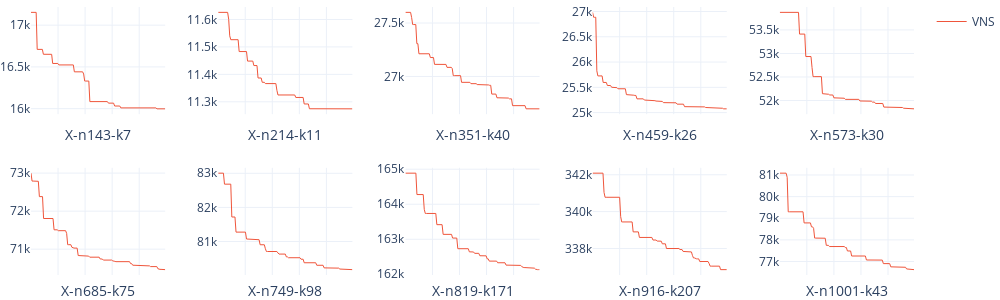

Notebook source saved alongside this figure:
### Code cell
print("Large-scale instances:")
keys = [key for key in VRP_KEYS if key.startswith("X-")]
n = 5
fig = make_subplots(rows=2, cols=n, horizontal_spacing=0.06, vertical_spacing=0.2)
for i, key in enumerate(keys):
    vns = create_scatter(irl_vns_2_df[key], 'VNS', "#EF553B", i==0)
    fig.append_trace(vns, row=i//n+1, col=i%n+1)
    fig['layout'][f'xaxis{i+1}'].update(title=key.split(".evrp")[0])
fig.update_layout(height=300, width=100*len(keys))
fig.update_traces(line_width=1, marker_size=2)
fig.update_layout(template='plotly_white', margin=dict(l=0, r=0, t=0, b=0, pad=0, autoexpand=True))
fig.update_xaxes(showgrid=True, showticklabels=False, showline=False, zeroline=False)
fig.show()

### Figure 1 — Plotly figure (JSON) as saved in the notebook; plotly's stock layout.template omitted (floating-point values rounded to 4 significant figures; data arrays with more than 128 entries replaced by an {"elided": "..."} marker saying what was removed)
{"data": [{"legendgroup": "VNS", "line": {"color": "#EF553B", "width": 1}, "marker": {"size": 2}, "mode": "lines", "name": "VNS", "showlegend": true, "type": "scatter", "x": {"elided": "131 float values"}, "xaxis": "x", "y": {"elided": "131 float values"}, "yaxis": "y"}, {"legendgroup": "VNS", "line": {"color": "#EF553B", "width": 1}, "marker": {"size": 2}, "mode": "lines", "name": "VNS", "showlegend": false, "type": "scatter", "x": {"elided": "129 float values"}, "xaxis": "x2", "y": {"elided": "129 float values"}, "yaxis": "y2"}, {"legendgroup": "VNS", "line": {"color": "#EF553B", "width": 1}, "marker": {"size": 2}, "mode": "lines", "name": "VNS", "showlegend": false, "type": "scatter", "x": {"elided": "130 float values"}, "xaxis": "x3", "y": {"elided": "130 float values"}, "yaxis": "y3"}, {"legendgroup": "VNS", "line": {"color": "#EF553B", "width": 1}, "marker": {"size": 2}, "mode": "lines", "name": "VNS", "showlegend": false, "type": "scatter", "x": [0, 0.007812, 0.01562, 0.02344, 0.03125, 0.03906, 0.04688, 0.05469, 0.0625, 0.07031, 0.07812, 0.08594, 0.09375, 0.1016, 0.1094, 0.1172, 0.125, 0.1328, 0.1406, 0.1484, 0.1562, 0.1641, 0.1719, 0.1797, 0.1875, 0.1953, 0.2031, 0.2109, 0.2188, 0.2266, 0.2344, 0.2422, 0.25, 0.2578, 0.2656, 0.2734, 0.2812, 0.2891, 0.2969, 0.3047, 0.3125, 0.3203, 0.3281, 0.3359, 0.3438, 0.3516, 0.3594, 0.3672, 0.375, 0.3828, 0.3906, 0.3984, 0.4062, 0.4141, 0.4219, 0.4297, 0.4375, 0.4453, 0.4531, 0.4609, 0.4688, 0.4766, 0.4844, 0.4922, 0.5, 0.5078, 0.5156, 0.5234, 0.5312, 0.5391, 0.5469, 0.5547, 0.5625, 0.5703, 0.5781, 0.5859, 0.5938, 0.6016, 0.6094, 0.6172, 0.625, 0.6328, 0.6406, 0.6484, 0.6562, 0.6641, 0.6719, 0.6797, 0.6875, 0.6953, 0.7031, 0.7109, 0.7188, 0.7266, 0.7344, 0.7422, 0.75, 0.7578, 0.7656, 0.7734, 0.7812, 0.7891, 0.7969, 0.8047, 0.8125, 0.8203, 0.8281, 0.8359, 0.8438, 0.8516, 0.8594, 0.8672, 0.875, 0.8828, 0.8906, 0.8984, 0.9062, 0.9141, 0.9219, 0.9297, 0.9375, 0.9453, 0.9531, 0.9609, 0.9688, 0.9766, 0.9844, 0.9922], "xaxis": "x4", "y": [26980.0, 26880.0, 26880.0, 26880.0, 25830.0, 25730.0, 25730.0, 25730.0, 25730.0, 25730.0, 25600.0, 25600.0, 25600.0, 25600.0, 25540.0, 25540.0, 25540.0, 25540.0, 25500.0, 25500.0, 25490.0, 25490.0, 25490.0, 25490.0, 25470.0, 25470.0, 25470.0, 25470.0, 25470.0, 25470.0, 25470.0, 25470.0, 25360.0, 25360.0, 25360.0, 25360.0, 25360.0, 25340.0, 25340.0, 25340.0, 25340.0, 25340.0, 25270.0, 25270.0, 25270.0, 25270.0, 25270.0, 25270.0, 25270.0, 25250.0, 25250.0, 25250.0, 25250.0, 25250.0, 25240.0, 25240.0, 25240.0, 25240.0, 25240.0, 25240.0, 25230.0, 25230.0, 25220.0, 25220.0, 25220.0, 25220.0, 25220.0, 25200.0, 25200.0, 25200.0, 25200.0, 25200.0, 25200.0, 25190.0, 25190.0, 25190.0, 25190.0, 25190.0, 25190.0, 25190.0, 25170.0, 25170.0, 25170.0, 25170.0, 25170.0, 25170.0, 25170.0, 25120.0, 25120.0, 25120.0, 25120.0, 25120.0, 25120.0, 25120.0, 25120.0, 25120.0, 25110.0, 25110.0, 25110.0, 25110.0, 25110.0, 25110.0, 25110.0, 25110.0, 25110.0, 25110.0, 25110.0, 25100.0, 25100.0, 25100.0, 25100.0, 25100.0, 25100.0, 25100.0, 25090.0, 25090.0, 25090.0, 25090.0, 25090.0, 25090.0, 25090.0, 25090.0, 25090.0, 25090.0, 25070.0, 25070.0, 25070.0, 25070.0], "yaxis": "y4"}, {"legendgroup": "VNS", "line": {"color": "#EF553B", "width": 1}, "marker": {"size": 2}, "mode": "lines", "name": "VNS", "showlegend": false, "type": "scatter", "x": {"elided": "130 float values"}, "xaxis": "x5", "y": {"elided": "130 float values"}, "yaxis": "y5"}, {"legendgroup": "VNS", "line": {"color": "#EF553B", "width": 1}, "marker": {"size": 2}, "mode": "lines", "name": "VNS", "showlegend": false, "type": "scatter", "x": {"elided": "129 float values"}, "xaxis": "x6", "y": {"elided": "129 float values"}, "yaxis": "y6"}, {"legendgroup": "VNS", "line": {"color": "#EF553B", "width": 1}, "marker": {"size": 2}, "mode": "lines", "name": "VNS", "showlegend": false, "type": "scatter", "x": {"elided": "129 float values"}, "xaxis": "x7", "y": {"elided": "129 float values"}, "yaxis": "y7"}, {"legendgroup": "VNS", "line": {"color": "#EF553B", "width": 1}, "marker": {"size": 2}, "mode": "lines", "name": "VNS", "showlegend": false, "type": "scatter", "x": {"elided": "129 float values"}, "xaxis": "x8", "y": {"elided": "129 float values"}, "yaxis": "y8"}, {"legendgroup": "VNS", "line": {"color": "#EF553B", "width": 1}, "marker": {"size": 2}, "mode": "lines", "name": "VNS", "showlegend": false, "type": "scatter", "x": {"elided": "130 float values"}, "xaxis": "x9", "y": {"elided": "130 float values"}, "yaxis": "y9"}, {"legendgroup": "VNS", "line": {"color": "#EF553B", "width": 1}, "marker": {"size": 2}, "mode": "lines", "name": "VNS", "showlegend": false, "type": "scatter", "x": [0, 0.007812, 0.01562, 0.02344, 0.03125, 0.03906, 0.04688, 0.05469, 0.0625, 0.07031, 0.07812, 0.08594, 0.09375, 0.1016, 0.1094, 0.1172, 0.125, 0.1328, 0.1406, 0.1484, 0.1562, 0.1641, 0.1719, 0.1797, 0.1875, 0.1953, 0.2031, 0.2109, 0.2188, 0.2266, 0.2344, 0.2422, 0.25, 0.2578, 0.2656, 0.2734, 0.2812, 0.2891, 0.2969, 0.3047, 0.3125, 0.3203, 0.3281, 0.3359, 0.3438, 0.3516, 0.3594, 0.3672, 0.375, 0.3828, 0.3906, 0.3984, 0.4062, 0.4141, 0.4219, 0.4297, 0.4375, 0.4453, 0.4531, 0.4609, 0.4688, 0.4766, 0.4844, 0.4922, 0.5, 0.5078, 0.5156, 0.5234, 0.5312, 0.5391, 0.5469, 0.5547, 0.5625, 0.5703, 0.5781, 0.5859, 0.5938, 0.6016, 0.6094, 0.6172, 0.625, 0.6328, 0.6406, 0.6484, 0.6562, 0.6641, 0.6719, 0.6797, 0.6875, 0.6953, 0.7031, 0.7109, 0.7188, 0.7266, 0.7344, 0.7422, 0.75, 0.7578, 0.7656, 0.7734, 0.7812, 0.7891, 0.7969, 0.8047, 0.8125, 0.8203, 0.8281, 0.8359, 0.8438, 0.8516, 0.8594, 0.8672, 0.875, 0.8828, 0.8906, 0.8984, 0.9062, 0.9141, 0.9219, 0.9297, 0.9375, 0.9453, 0.9531, 0.9609, 0.9688, 0.9766, 0.9844, 0.9922], "xaxis": "x10", "y": [81080.0, 81080.0, 81080.0, 81080.0, 81080.0, 81080.0, 81080.0, 80890.0, 79300.0, 79300.0, 79300.0, 79300.0, 79300.0, 79300.0, 79300.0, 79300.0, 79300.0, 79300.0, 79300.0, 79300.0, 79300.0, 79300.0, 79300.0, 78790.0, 78790.0, 78790.0, 78790.0, 78790.0, 78790.0, 78790.0, 78610.0, 78610.0, 78540.0, 78080.0, 78080.0, 78080.0, 78080.0, 78080.0, 78080.0, 78080.0, 78080.0, 78080.0, 78080.0, 78080.0, 77750.0, 77750.0, 77750.0, 77690.0, 77690.0, 77690.0, 77690.0, 77690.0, 77690.0, 77690.0, 77690.0, 77690.0, 77690.0, 77690.0, 77690.0, 77690.0, 77690.0, 77690.0, 77650.0, 77650.0, 77490.0, 77490.0, 77490.0, 77490.0, 77260.0, 77260.0, 77260.0, 77260.0, 77260.0, 77260.0, 77260.0, 77260.0, 77260.0, 77260.0, 77260.0, 77260.0, 77260.0, 77260.0, 77070.0, 77070.0, 77070.0, 77070.0, 77070.0, 77070.0, 77070.0, 77070.0, 77070.0, 77070.0, 77070.0, 77070.0, 77070.0, 77070.0, 77070.0, 77070.0, 76900.0, 76900.0, 76900.0, 76900.0, 76900.0, 76900.0, 76900.0, 76750.0, 76750.0, 76750.0, 76750.0, 76750.0, 76750.0, 76750.0, 76750.0, 76750.0, 76750.0, 76750.0, 76730.0, 76730.0, 76730.0, 76730.0, 76660.0, 76660.0, 76660.0, 76660.0, 76630.0, 76630.0, 76630.0, 76630.0], "yaxis": "y10"}], "layout": {"height": 300, "margin": {"autoexpand": true, "b": 0, "l": 0, "pad": 0, "r": 0, "t": 0}, "width": 1000, "xaxis": {"anchor": "y", "domain": [0, 0.152], "showgrid": true, "showline": false, "showticklabels": false, "title": {"text": "X-n143-k7"}, "zeroline": false}, "xaxis10": {"anchor": "y10", "domain": [0.848, 1], "showgrid": true, "showline": false, "showticklabels": false, "title": {"text": "X-n1001-k43"}, "zeroline": false}, "xaxis2": {"anchor": "y2", "domain": [0.212, 0.364], "showgrid": true, "showline": false, "showticklabels": false, "title": {"text": "X-n214-k11"}, "zeroline": false}, "xaxis3": {"anchor": "y3", "domain": [0.424, 0.576], "showgrid": true, "showline": false, "showticklabels": false, "title": {"text": "X-n351-k40"}, "zeroline": false}, "xaxis4": {"anchor": "y4", "domain": [0.636, 0.788], "showgrid": true, "showline": false, "showticklabels": false, "title": {"text": "X-n459-k26"}, "zeroline": false}, "xaxis5": {"anchor": "y5", "domain": [0.848, 1], "showgrid": true, "showline": false, "showticklabels": false, "title": {"text": "X-n573-k30"}, "zeroline": false}, "xaxis6": {"anchor": "y6", "domain": [0, 0.152], "showgrid": true, "showline": false, "showticklabels": false, "title": {"text": "X-n685-k75"}, "zeroline": false}, "xaxis7": {"anchor": "y7", "domain": [0.212, 0.364], "showgrid": true, "showline": false, "showticklabels": false, "title": {"text": "X-n749-k98"}, "zeroline": false}, "xaxis8": {"anchor": "y8", "domain": [0.424, 0.576], "showgrid": true, "showline": false, "showticklabels": false, "title": {"text": "X-n819-k171"}, "zeroline": false}, "xaxis9": {"anchor": "y9", "domain": [0.636, 0.788], "showgrid": true, "showline": false, "showticklabels": false, "title": {"text": "X-n916-k207"}, "zeroline": false}, "yaxis": {"anchor": "x", "domain": [0.6, 1]}, "yaxis10": {"anchor": "x10", "domain": [0, 0.4]}, "yaxis2": {"anchor": "x2", "domain": [0.6, 1]}, "yaxis3": {"anchor": "x3", "domain": [0.6, 1]}, "yaxis4": {"anchor": "x4", "domain": [0.6, 1]}, "yaxis5": {"anchor": "x5", "domain": [0.6, 1]}, "yaxis6": {"anchor": "x6", "domain": [0, 0.4]}, "yaxis7": {"anchor": "x7", "domain": [0, 0.4]}, "yaxis8": {"anchor": "x8", "domain": [0, 0.4]}, "yaxis9": {"anchor": "x9", "domain": [0, 0.4]}}}
